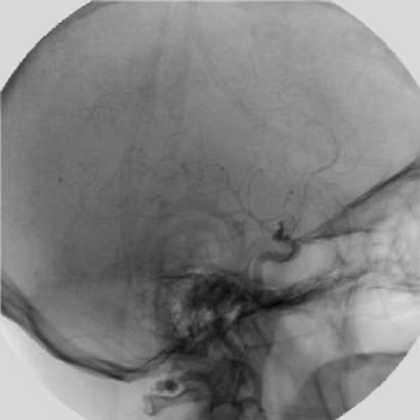
%> input picture laboratorio2/angiography_live_ image.bmp, 420 x 420 px
$ octave exemplo_difereca_im.m   (GNU Octave 9; MATLAB toolbox functions it lacks are replaced by stand-ins)
%> lines starting %> are read from the running program, lines starting %| are printed output that depends on the picture
close all; clear;

im1 = imread('angiography_live_ image.bmp');
%> im1 is the input picture: size 420x420x3 uint8; min 0, max 228, mean 129
im2 = imread('angiography_mask_image.bmp');
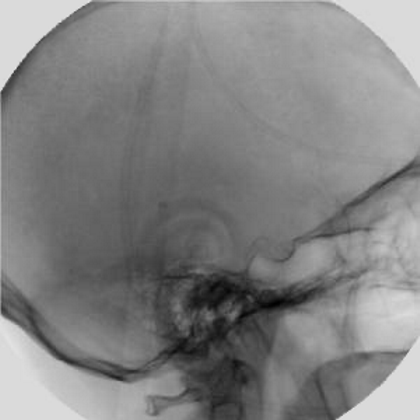
%> input picture laboratorio2/angiography_mask_image.bmp, 420 x 420 px
%> im2 is the input picture: size 420x420x3 uint8; min 0, max 234, mean 130.7

imdiff= double(im2)-double(im1);
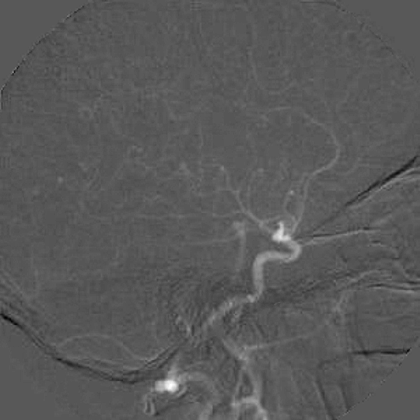
%> imdiff: size 420x420x3 double; min -51, max 99, mean 1.7; drawn with min black and max white

imshow(imdiff,[])

myROI = imdiff(317:406,130:215);
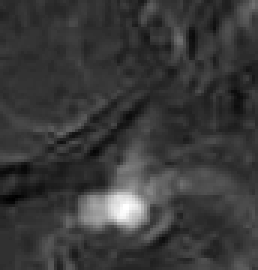
%> myROI: size 90x86 double (shown 3 times larger); min -23, max 99, mean 4.7; drawn with min black and max white

figure;
imshow(myROI,[])
